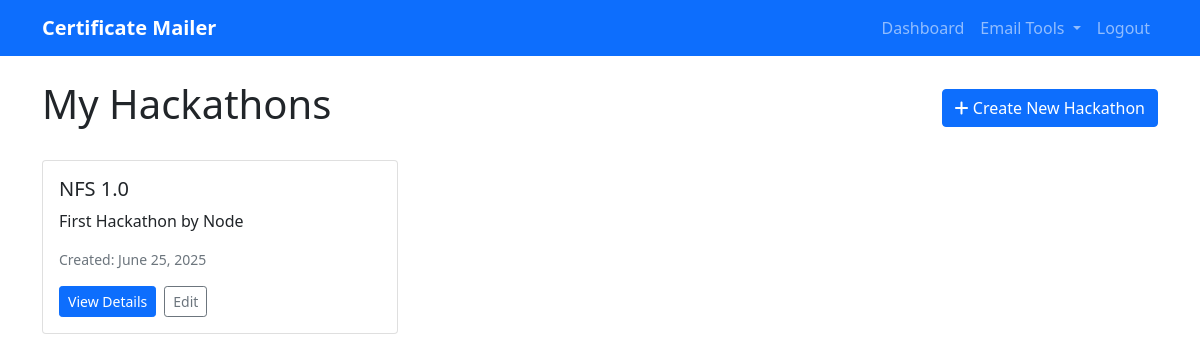
/hackathons (signed in), run on an earlier commit of the app's database.
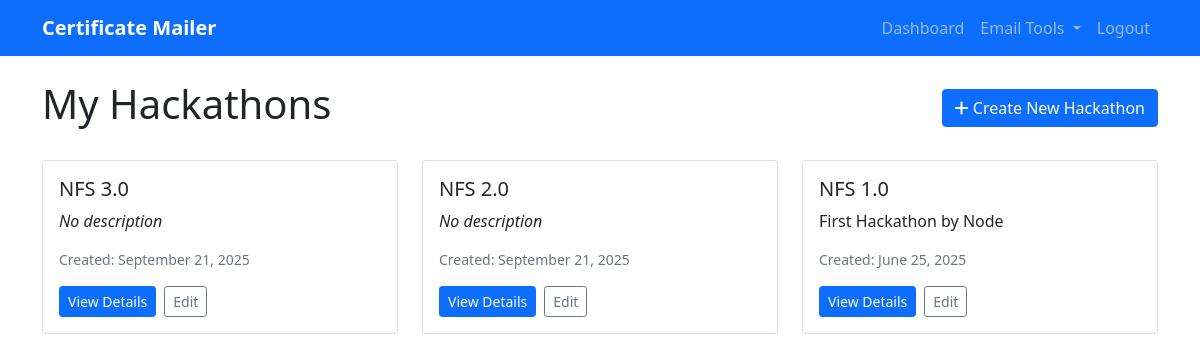
And on a later commit of the database.
### models.py (models this page shows)
class Hackathon(db.Model):
    id = db.Column(db.Integer, primary_key=True)
    name = db.Column(db.String(100), nullable=False)
    description = db.Column(db.Text)
    created_at = db.Column(db.DateTime, default=datetime.utcnow)
    user_id = db.Column(db.Integer, db.ForeignKey('user.id'), nullable=False)
    certificate_templates = db.relationship('CertificateTemplate', backref='hackathon', lazy=True)
    participants = db.relationship('Participant', backref='hackathon', lazy=True)
    resubmission_form_link = db.Column(db.String(255))  # Link for resubmission form
    feedback_form_link = db.Column(db.String(255))  # Link for feedback form

### blueprints/hackathon/routes.py (the view)
@hackathon_bp.route('/hackathons')
@login_required
def list_hackathons(current_user):
    hackathons = Hackathon.query.filter_by(user_id=current_user.id).order_by(Hackathon.created_at.desc()).all()
    return render_template('hackathon/list.html', hackathons=hackathons, user=current_user)

### templates/hackathon/list.html (shortened to what this page needs)
{% extends "base.html" %}
{% block content %}
<div class="d-flex justify-content-between align-items-center mb-4">
    <h1>My Hackathons</h1>
    <a href="{{ url_for('hackathon.create_hackathon') }}" class="btn btn-primary">
        <i class="fas fa-plus"></i> Create New Hackathon
    </a>
</div>
{% if hackathons %}
    <div class="row">
        {% for hackathon in hackathons %}
        <div class="col-md-6 col-lg-4 mb-4">
            <div class="card">
                <div class="card-body">
                    <h5 class="card-title">{{ hackathon.name }}</h5>
                    <p class="card-text">
                        {% if hackathon.description %}
                            {{ hackathon.description[:100] }}{% if hackathon.description|length > 100 %}...{% endif %}
                        {% else %}
                            <em>No description</em>
                        {% endif %}
                    </p>
                    <p class="text-muted small">
                        Created: {{ hackathon.created_at.strftime('%B %d, %Y') }}
                    </p>
                    <div class="d-flex gap-2">
                        <a href="{{ url_for('hackathon.hackathon_detail', id=hackathon.id) }}"
                           class="btn btn-primary btn-sm">View Details</a>
                        <a href="{{ url_for('hackathon.edit_hackathon', id=hackathon.id) }}"
                           class="btn btn-outline-secondary btn-sm">Edit</a>
                    </div>
                </div>
            </div>
        </div>
        {% endfor %}
    </div>
{% endif %}
{% endblock %}

What changed in the data, as far as the page shows it:
added Hackathon: name "NFS 3.0", description "No description", created_at "September 21, 2025"
added Hackathon: name "NFS 2.0", description "No description", created_at "September 21, 2025"
